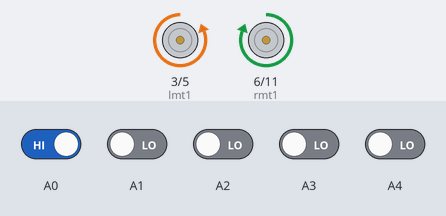
The sketch below on a simulated Arduino Uno, built with avr-gcc and run on an emulated ATmega328P. On the bench: motor-driver pin pairs drawn as motors (green arrow = first pin HIGH = forward, orange = second pin HIGH = backward, longer = more drive). The inputs (shaded band) are chosen by the test bench; at power-on: A0 HIGH, A1–4 LOW.

Above: at 1.2 s.
1.3 s: A0 driven LOW
At 1.8 s:
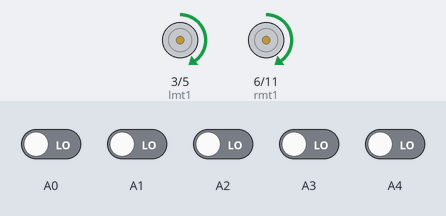
2.8 s: A4 driven HIGH
At 4.0 s:
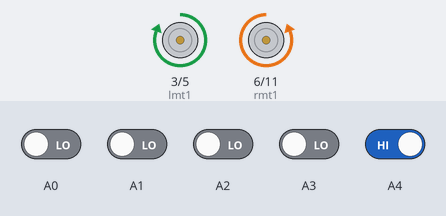
4.3 s: A4 driven LOW
At 5.3 s:
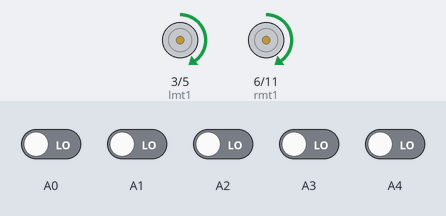
5.8 s: A0 driven HIGH
At 6.4 s:
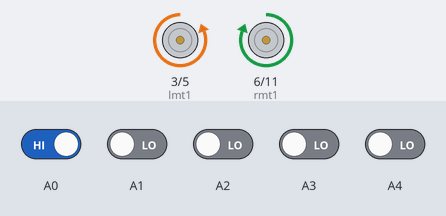
Timing chart, 0 to 8.3 s (numbered marks = the images above; inputs shaded):
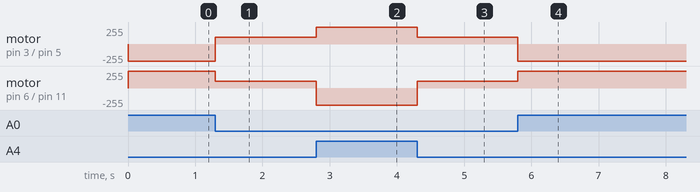

Measured:
- after the input at 1.3 s, motor on pin 3 (lmt1) / pin 5 (lmt2): backward 255/255 → forward 100/255 at once; motor on pin 6 (rmt1) / pin 11 (rmt2): forward 255/255 → forward 100/255 at once
- after the input at 2.8 s, motor on pin 3 (lmt1) / pin 5 (lmt2): forward 100/255 → forward 255/255 at once; motor on pin 6 (rmt1) / pin 11 (rmt2): forward 100/255 → backward 255/255 at once
- after the input at 4.3 s, motor on pin 3 (lmt1) / pin 5 (lmt2): forward 255/255 → forward 100/255 at once; motor on pin 6 (rmt1) / pin 11 (rmt2): backward 255/255 → forward 100/255 at once
- after the input at 5.8 s, motor on pin 3 (lmt1) / pin 5 (lmt2): forward 100/255 → backward 255/255 at once; motor on pin 6 (rmt1) / pin 11 (rmt2): forward 100/255 → forward 255/255 at once

The sketch:

pid.ino
```cpp
float kp = 0, ki = 0, kd = 0;
float p = 0, i = 0, d = 0;
float pid;
int e = 0, pe = 0;
int lmt1 = 3, lmt2 = 5, rmt1 = 6, rmt2 = 11;
int init_speed = 100;
int lmsv, lsv, csv, rsv, rmsv;
int lmspeed;
int rmspeed;

void setup() {
  pinMode(A0, INPUT);
  pinMode(A1, INPUT);
  pinMode(A2, INPUT);
  pinMode(A3, INPUT);
  pinMode(A4, INPUT);

  pinMode(lmt1, OUTPUT);
  pinMode(lmt2, OUTPUT);
  pinMode(rmt1, OUTPUT);
  pinMode(rmt2, OUTPUT);
}

void loop() {
  lmsv = digitalRead(A0);
  lsv = digitalRead(A1);
  csv = digitalRead(A2);
  rsv = digitalRead(A3);
  rmsv = digitalRead(A4);

  if (lmsv == 0 && rmsv == 0) {
    sense();
    pid_val();
    mcontrol();
  }

  else if (lmsv == 1 && rmsv == 0) {
    analogWrite(lmt1, 0);
    analogWrite(lmt2, 255);
    analogWrite(rmt1, 255);
    analogWrite(rmt2, 0);
  }

  else if (lmsv == 0 && rmsv == 1) {
    analogWrite(lmt1, 255);
    analogWrite(lmt2, 0);
    analogWrite(rmt1, 0);
    analogWrite(rmt2, 255);
  }
}


void sense() {
  lsv = digitalRead(A1);
  csv = digitalRead(A2);
  rsv = digitalRead(A3);

  if (lsv == 1 && csv == 0 && rsv == 0) {
    e = 2;
  }

  else  if (lsv == 1 && csv == 1 && rsv == 0) {
    e = 1;
  }

  else  if (lsv == 0 && csv == 1 && rsv == 0) {
    e = 0;
  }

  else  if (lsv == 0 && csv == 1 && rsv == 1) {
    e = -1;
  }

  else  if (lsv == 0 && csv == 0 && rsv == 2) {
    e = -2;
  }
  else  if (lsv == 0 && csv == 0 && rsv == 0) {
    if (e == -4) {
      e = -5;
    }
    else {
      e = 5;
    }
  }
}

void pid_val() {
  p = e;
  i = i + e;
  d = pe - e;

  pid = (kp * p) + (ki * i) + (kd * d);

  pe = e;
}


void mcontrol() {
  lmspeed = init_speed - pid;
  rmspeed = init_speed + pid;

  constrain(lmspeed, 0, 255);
  constrain(rmspeed, 0, 255);

  analogWrite(lmt1, lmspeed);
  analogWrite(rmt1, rmspeed);

  digitalWrite(lmt2, LOW);
  digitalWrite(rmt2, LOW);
}
```
